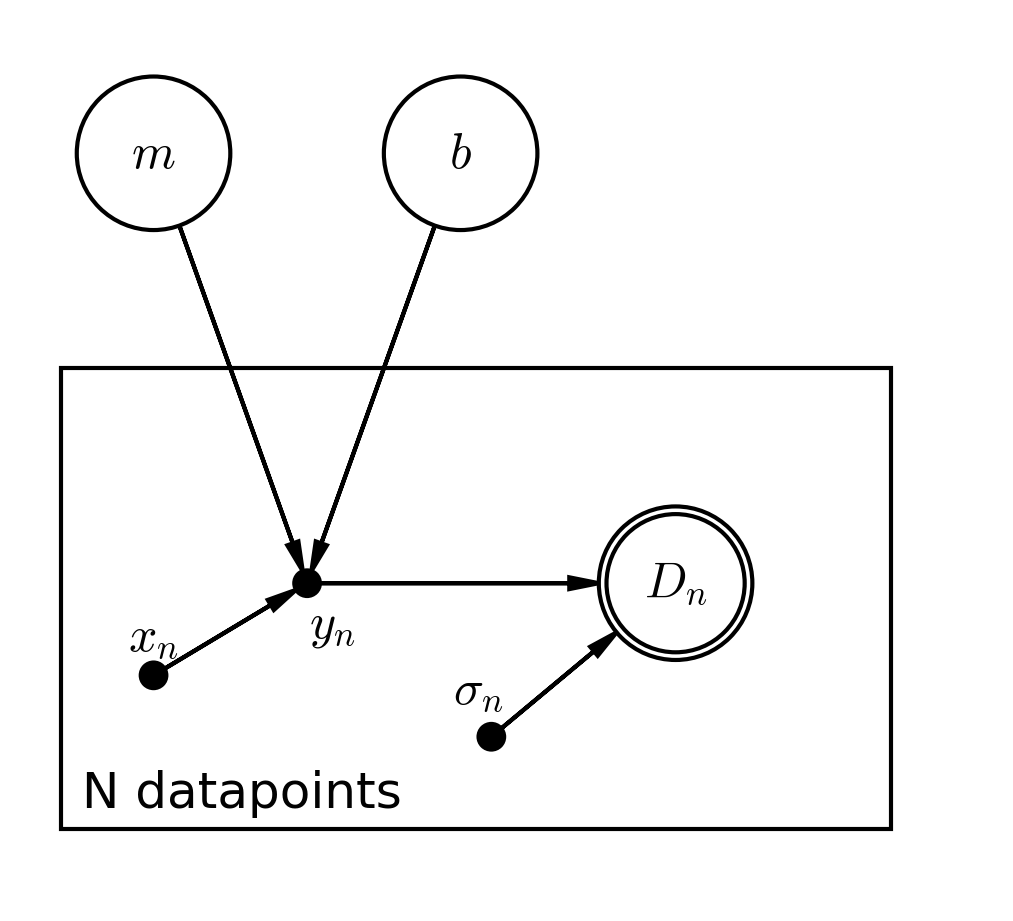

Python code for this plot:
import daft

def draw():

    # Instantiate a PGM.
    pgm = daft.PGM([3.3, 3.0], origin=[0.3, 0.3], grid_unit=2.6, node_unit=1.3, observed_style="inner")

    # Model parameters:
    pgm.add_node(daft.Node("m", r"$m$", 0.8, 2.8))
    pgm.add_node(daft.Node("b", r"$b$", 1.8, 2.8))

    # Latent variable - intrinsic or true y:
    pgm.add_node(daft.Node("ytrue", r"$y_n$", 1.3, 1.4, fixed=True, offset=(6,-19)))

    # Data - observed y:
    pgm.add_node(daft.Node("y", r"$D_n$", 2.5, 1.4, observed=True))

    # Constants - x and errors:
    pgm.add_node(daft.Node("sigma", r"$\sigma_n$", 1.9, 0.9, fixed=True, offset=(-3,2)))
    pgm.add_node(daft.Node("x", r"$x_n$", 0.8, 1.1, fixed=True))

    # Add in the edges.
    pgm.add_edge("m", "ytrue")
    pgm.add_edge("x", "ytrue")
    pgm.add_edge("b", "ytrue")
    pgm.add_edge("sigma", "y")
    pgm.add_edge("ytrue", "y")

    # And a plate for the pixels
    pgm.add_plate(daft.Plate('datapoints', [0.5, 0.7, 2.7, 1.4], label=r"N datapoints", shift=-0.1))

    # Render and save.
    pgm.render()
    pgm.figure.savefig("straightline_pgm.png", dpi=300)

    return

draw()